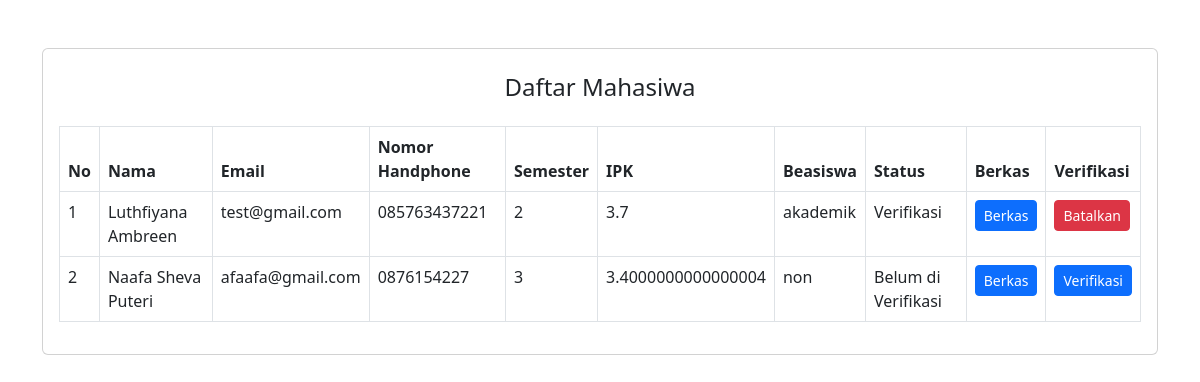
Page /tabel_pendaftaran.php on the committed database.
### tables this page shows
CREATE TABLE `mahasiswa` (
  `id` bigint(20) NOT NULL,
  `NIM` varchar(100) NOT NULL,
  `name` varchar(100) NOT NULL,
  `phone_number` varchar(50) NOT NULL,
  `semester` varchar(10) NOT NULL,
  `ipk` varchar(50) NOT NULL,
  `beasiswa` varchar(50) NOT NULL,
  `berkas` text NOT NULL,
  `email` varchar(100) NOT NULL,
  `status` varchar(100) DEFAULT 'belum diverifikasi'
);

### tabel_pendaftaran.php (the view, shortened to what this page needs)
<?php
include('config.php')
?>
<!DOCTYPE html>
<html lang="en">
<head>
    <link rel="stylesheet" href="assets/css/style.css">
    <link href="https://cdn.jsdelivr.net/npm/bootstrap@5.3.0-alpha1/dist/css/bootstrap.min.css" rel="stylesheet">
</head>
<body>
    <div class="container">
        <div class="card mt-5">
            <h4 class="text-center mt-4">Daftar Mahasiwa</h4>
            <div class="card-body">
                <table class="table table-responsive table-bordered">
                    <thead>
                        <tr>
                            <th>No</th>
                            <th>Nama</th>
                            <th>Email</th>
                            <th>Nomor Handphone</th>
                            <th>Semester</th>
                            <th>IPK</th>
                            <th>Beasiswa</th>
                            <th>Status</th>
                            <th>Berkas</th>
                            <th>Verifikasi</th>
                        </tr>
                    </thead>
                    <tbody>
                        <?php
                        $query = mysqli_query($conn, 'SELECT * FROM mahasiswa');
                        $i = 1;
                        while ($user = mysqli_fetch_array($query)) {
                            echo "<tr>";
                            echo "<td>" . $i++ . "</td>";
                            echo "<td>" . $user['name'] . "</td>";
                            echo "<td>" . $user['email'] . "</td>";
                            echo "<td>" . $user['phone_number'] . " </td>";
                            echo "<td>" . $user['semester'] . " </td>";
                            echo "<td>" . $user['ipk'] . " </td>";
                            echo "<td>" . $user['beasiswa'] . " </td>";
                            echo "<td>" . $user['status'] . "</td>";
                            echo "<td>" . "<a href='assets/file/$user[berkas]' class='btn btn-sm btn-primary'>Berkas</a>" . "</td>";
                            if($user['status'] == "Verifikasi") {
                                echo "<td>" . "<a href='verifikasi.php?id=$user[id]' class='btn btn-danger btn-sm'>Batalkan</a>"  . "</td>";
                            } else {
                                echo "<td>" . "<a href='verifikasi.php?id=$user[id]' class='btn btn-primary btn-sm'>Verifikasi</a>"  . "</td>";
                            }
                            echo "</tr>";
                        }
                        ?>
                    </tbody>
                </table>
            </div>
        </div>
    </div>
</body>
</html>

### assets/css/style.css (style rules this page uses)
* { box-sizing: border-box; margin: 0; padding: 0; }

### rows in the picture
mahasiswa: name "Luthfiyana Ambreen", email "test@gmail.com", phone_number "085763437221", semester "2", ipk "3.7", beasiswa "akademik", status "Verifikasi"
mahasiswa: name "Naafa Sheva Puteri", email "afaafa@gmail.com", phone_number "0876154227", semester "3", ipk "3.4000000000000004", beasiswa "non", status "Belum di Verifikasi"
